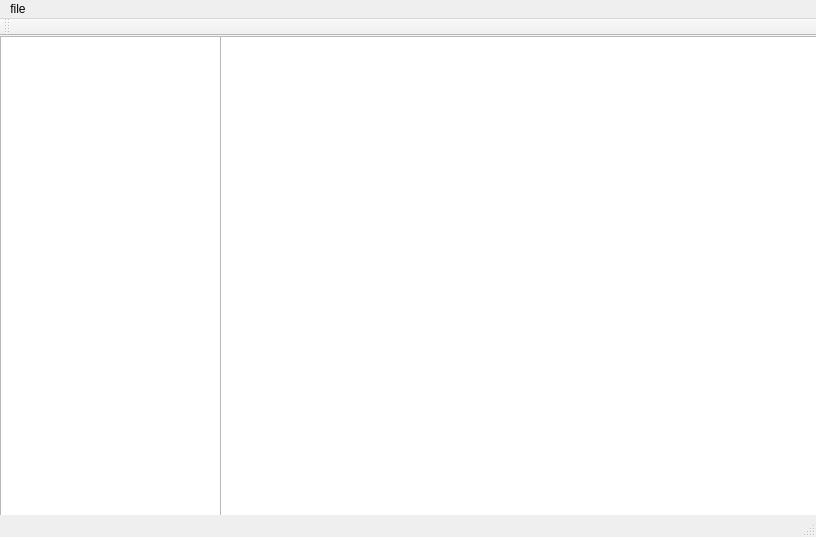
<?xml version="1.0" encoding="UTF-8"?>
<ui version="4.0">
 <class>MainWindow</class>
 <widget class="QMainWindow" name="MainWindow">
  <property name="geometry">
   <rect>
    <x>0</x>
    <y>0</y>
    <width>816</width>
    <height>537</height>
   </rect>
  </property>
  <property name="windowTitle">
   <string>MainWindow</string>
  </property>
  <widget class="QWidget" name="centralWidget">
   <widget class="QListWidget" name="listWidget">
    <property name="geometry">
     <rect>
      <x>0</x>
      <y>0</y>
      <width>221</width>
      <height>481</height>
     </rect>
    </property>
   </widget>
   <widget class="QPlainTextEdit" name="plainTextEdit">
    <property name="geometry">
     <rect>
      <x>220</x>
      <y>0</y>
      <width>601</width>
      <height>481</height>
     </rect>
    </property>
   </widget>
  </widget>
  <widget class="QMenuBar" name="menuBar">
   <property name="geometry">
    <rect>
     <x>0</x>
     <y>0</y>
     <width>816</width>
     <height>23</height>
    </rect>
   </property>
   <widget class="QMenu" name="menuopen">
    <property name="title">
     <string>file</string>
    </property>
    <addaction name="actionopen"/>
   </widget>
   <addaction name="menuopen"/>
  </widget>
  <widget class="QToolBar" name="mainToolBar">
   <attribute name="toolBarArea">
    <enum>TopToolBarArea</enum>
   </attribute>
   <attribute name="toolBarBreak">
    <bool>false</bool>
   </attribute>
  </widget>
  <widget class="QStatusBar" name="statusBar"/>
  <action name="actionopen">
   <property name="text">
    <string>open</string>
   </property>
  </action>
 </widget>
 <layoutdefault spacing="6" margin="11"/>
 <resources/>
 <connections/>
</ui>
